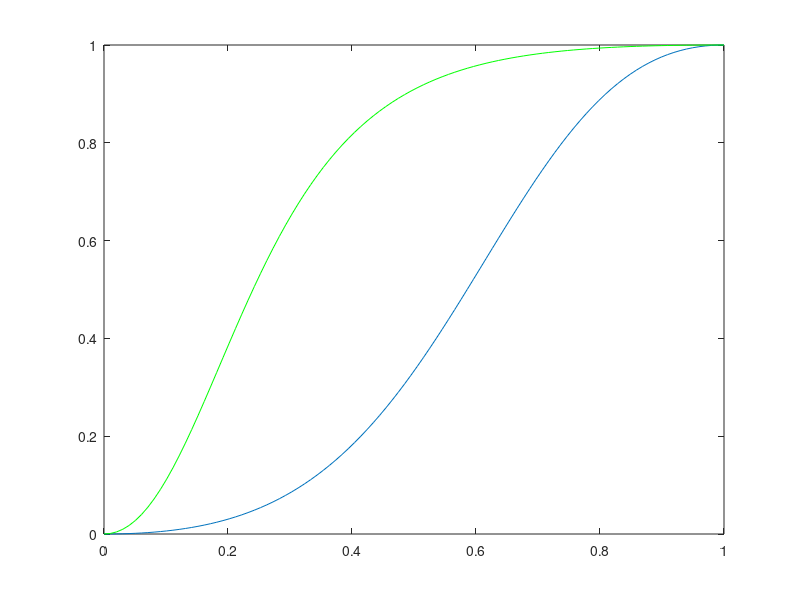
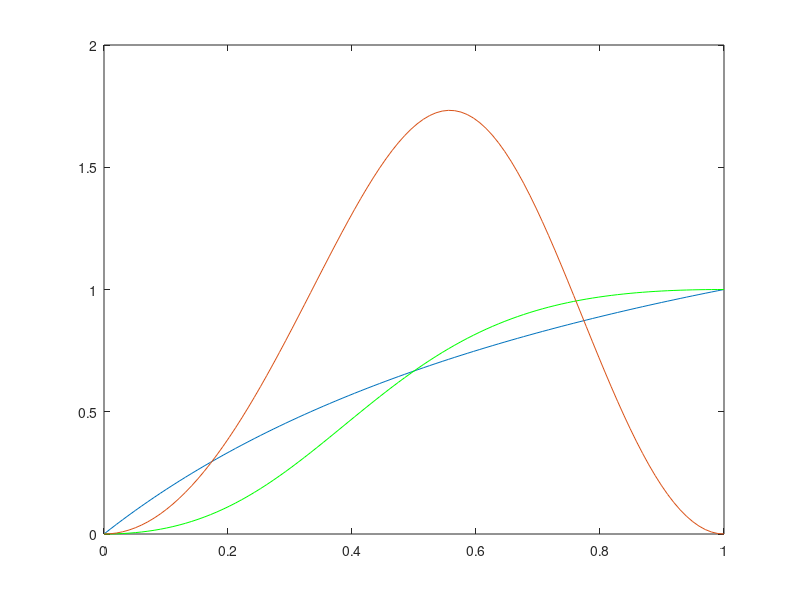

Recreate these plots in MATLAB, in order.
clear all
close all
clc

x=linspace(0,1);
flux=inline('10.*(x.^2)./(10.*x.^2+20.*(1-x).^2 )');
flux2=inline('50.*(x.^2)./(50.*x.^2+5.*(1-x).^2 )');

plot(x,flux(x))
hold on
plot(x,flux2(x),'g')

%%

x=linspace(0,1); 
flux3=inline('(x)./( x+0.5*(1-x) )');
flux4=inline('(x.^2)./(x.^2+0.5*(1-x).^2 )');

figure()
plot(x,flux3(x))
hold on
plot(x,flux4(x),'g')

%%


x=linspace(0,1);
flux5=inline('10.*(x.^2).*20.*(1-x).^2./(10.*x.^2+20.*(1-x).^2 )');
flux6=inline('50.*(x.^2).*5.*(1-x).^2 ./(50.*x.^2+5.*(1-x).^2 )');

plot(x,flux5(x))
hold on
%plot(x,flux6(x),'g')